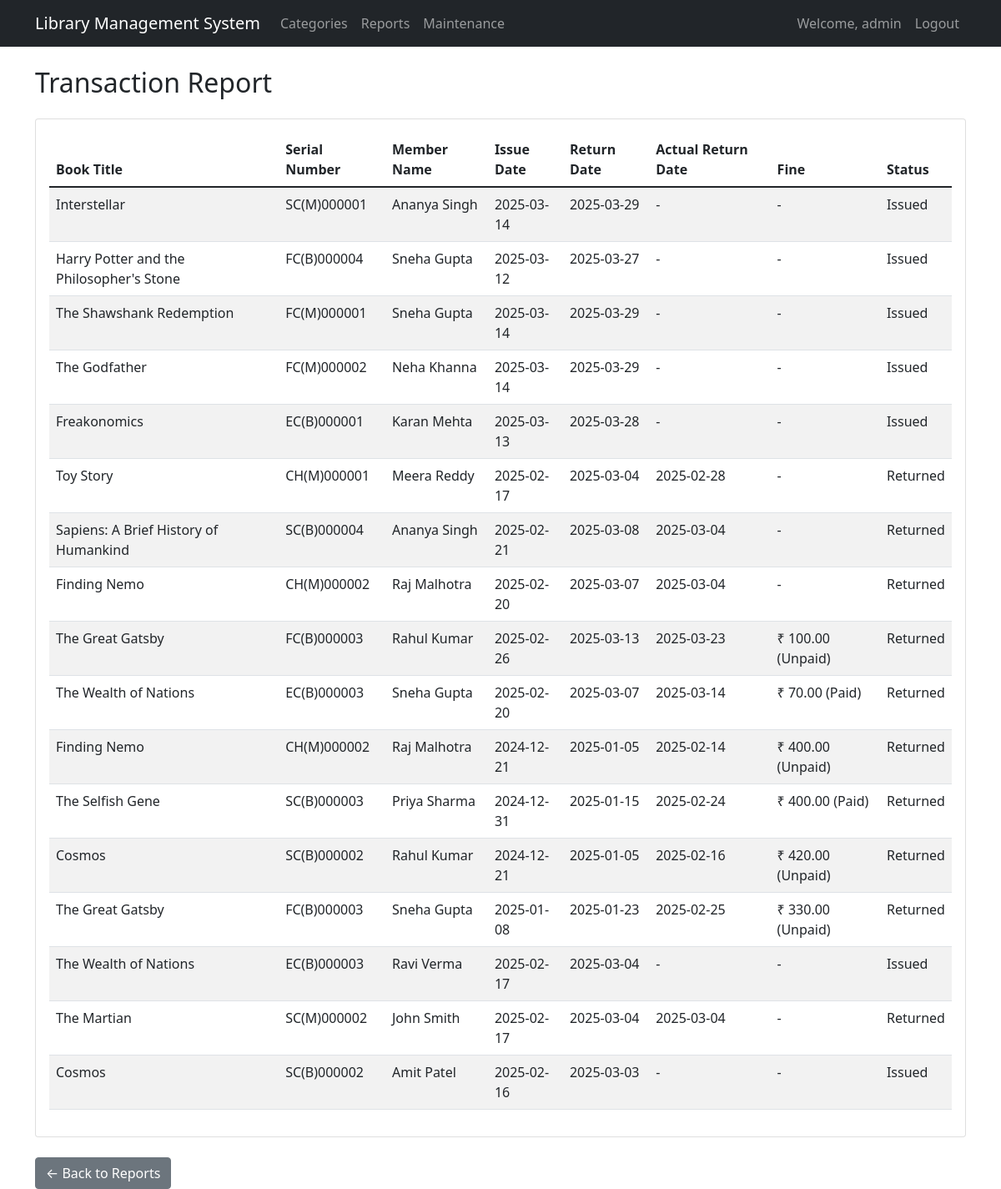
The app's page /transaction_report (signed in) with its own data.
### models.py (models this page shows)
class BookTransaction(db.Model):
    id = db.Column(db.Integer, primary_key=True)
    book_id = db.Column(db.Integer, db.ForeignKey('book.id'), nullable=False)
    membership_id = db.Column(db.Integer, db.ForeignKey('membership.id'), nullable=False)
    issue_date = db.Column(db.DateTime, nullable=False, default=datetime.now)
    return_date = db.Column(db.DateTime, nullable=False, default=lambda: datetime.now() + timedelta(days=15))
    actual_return_date = db.Column(db.DateTime)
    remarks = db.Column(db.String(200))
    fine_amount = db.Column(db.Float, default=0.0)
    fine_paid = db.Column(db.Boolean, default=False)
    status = db.Column(db.String(20), nullable=False, default='issued')  # 'issued', 'returned', 'cancelled'
    book = db.relationship('Book', backref='transactions')
    membership = db.relationship('Membership', backref='transactions')

class Book(db.Model):
    id = db.Column(db.Integer, primary_key=True)
    serial_number = db.Column(db.String(50), unique=True, nullable=False)
    type = db.Column(db.String(20), nullable=False)  # 'book' or 'movie'
    title = db.Column(db.String(200), nullable=False)
    author = db.Column(db.String(100), nullable=False)
    publisher = db.Column(db.String(100), nullable=False)
    year = db.Column(db.Integer, nullable=False)
    status = db.Column(db.String(20), nullable=False, default='available')  # 'available', 'issued'
    cost = db.Column(db.Float, nullable=True)
    procurement_date = db.Column(db.DateTime, nullable=True)

class Membership(db.Model):
    id = db.Column(db.Integer, primary_key=True)
    membership_number = db.Column(db.String(50), unique=True, nullable=False)
    name = db.Column(db.String(100), nullable=False)
    address = db.Column(db.String(200), nullable=False)
    phone = db.Column(db.String(20), nullable=False)
    email = db.Column(db.String(100), nullable=False)
    aadhar_card_number = db.Column(db.String(20), nullable=True)
    membership_type = db.Column(db.String(20), nullable=False)  # '6 months', '1 year', '2 years'
    start_date = db.Column(db.DateTime, nullable=False, default=datetime.now)
    end_date = db.Column(db.DateTime, nullable=False)
    status = db.Column(db.String(20), nullable=False, default='active')  # 'active', 'expired', 'cancelled'
    pending_amount = db.Column(db.Float, default=0.0)

### app.py (the view)
@app.route('/transaction_report')
def transaction_report():
    if 'user_id' not in session:
        return redirect(url_for('login'))
    status_filter = request.args.get('status')
    overdue_filter = request.args.get('overdue')
    if status_filter:
        transactions = BookTransaction.query.filter_by(status=status_filter).all()
    elif overdue_filter == 'true':
        transactions = BookTransaction.query.filter(
            BookTransaction.status == 'issued',
            BookTransaction.return_date < datetime.now().date()
        ).all()
    else:
        transactions = BookTransaction.query.all()
    return render_template('transaction_report.html', transactions=transactions,
                          status_filter=status_filter, overdue_filter=overdue_filter)

### templates/transaction_report.html
{% extends "base.html" %}
{% block content %}
<h2>
    {% if status_filter == 'issued' %}
        Active Issues Report
    {% elif status_filter == 'pending' %}
        Pending Issue Requests Report
    {% elif overdue_filter == 'true' %}
        Overdue Returns Report
    {% else %}
        Transaction Report
    {% endif %}
</h2>
<div class="row mt-4">
    <div class="col-md-12">
        <div class="card">
            <div class="card-body">
                <div class="table-responsive">
                    <table class="table table-striped">
                        <thead>
                            <tr>
                                <th>Book Title</th>
                                <th>Serial Number</th>
                                <th>Member Name</th>
                                <th>Issue Date</th>
                                <th>Return Date</th>
                                <th>Actual Return Date</th>
                                <th>Fine</th>
                                <th>Status</th>
                            </tr>
                        </thead>
                        <tbody>
                            {% if transactions %}
                                {% for transaction in transactions %}
                                <tr>
                                    <td>{{ transaction.book.title }}</td>
                                    <td>{{ transaction.book.serial_number }}</td>
                                    <td>{{ transaction.membership.name }}</td>
                                    <td>{{ transaction.issue_date.strftime('%Y-%m-%d') }}</td>
                                    <td>{{ transaction.return_date.strftime('%Y-%m-%d') }}</td>
                                    <td>
                                        {% if transaction.actual_return_date %}
                                            {{ transaction.actual_return_date.strftime('%Y-%m-%d') }}
                                        {% else %}
                                            -
                                        {% endif %}
                                    </td>
                                    <td>
                                        {% if transaction.fine_amount > 0 %}
                                            ₹ {{ "%.2f"|format(transaction.fine_amount) }}
                                            {% if transaction.fine_paid %}
                                                (Paid)
                                            {% else %}
                                                (Unpaid)
                                            {% endif %}
                                        {% else %}
                                            -
                                        {% endif %}
                                    </td>
                                    <td>
                                        {% if transaction.status == 'issued' %}
                                            Issued
                                        {% elif transaction.status == 'returned' %}
                                            Returned
                                        {% elif transaction.status == 'pending' %}
                                            Pending
                                        {% else %}
                                            {{ transaction.status }}
                                        {% endif %}
                                    </td>
                                </tr>
                                {% endfor %}
                            {% else %}
                                <tr>
                                    <td colspan="8" class="text-center">No transaction records found</td>
                                </tr>
                            {% endif %}
                        </tbody>
                    </table>
                </div>
            </div>
        </div>
    </div>
</div>
<div class="row mt-4">
    <div class="col-md-12">
        <a href="{{ url_for('reports') }}" class="btn btn-secondary">← Back to Reports</a>
    </div>
</div>
{% endblock %}

### records on screen
BookTransaction: status "Issued"
BookTransaction: status "Issued"
BookTransaction: status "Issued"
BookTransaction: status "Issued"
BookTransaction: status "Issued"
BookTransaction: status "Returned"
BookTransaction: status "Returned"
BookTransaction: status "Returned"
BookTransaction: fine_amount "100.00", fine_paid "(Unpaid)", status "Returned"
BookTransaction: fine_amount "70.00", fine_paid "(Paid)", status "Returned"
BookTransaction: fine_amount "400.00", fine_paid "(Unpaid)", status "Returned"
BookTransaction: fine_amount "400.00", fine_paid "(Paid)", status "Returned"
BookTransaction: fine_amount "420.00", fine_paid "(Unpaid)", status "Returned"
BookTransaction: fine_amount "330.00", fine_paid "(Unpaid)", status "Returned"
BookTransaction: status "Issued"
BookTransaction: status "Returned"
BookTransaction: status "Issued"

### other values on screen
{{ session['username'] }} "admin"
